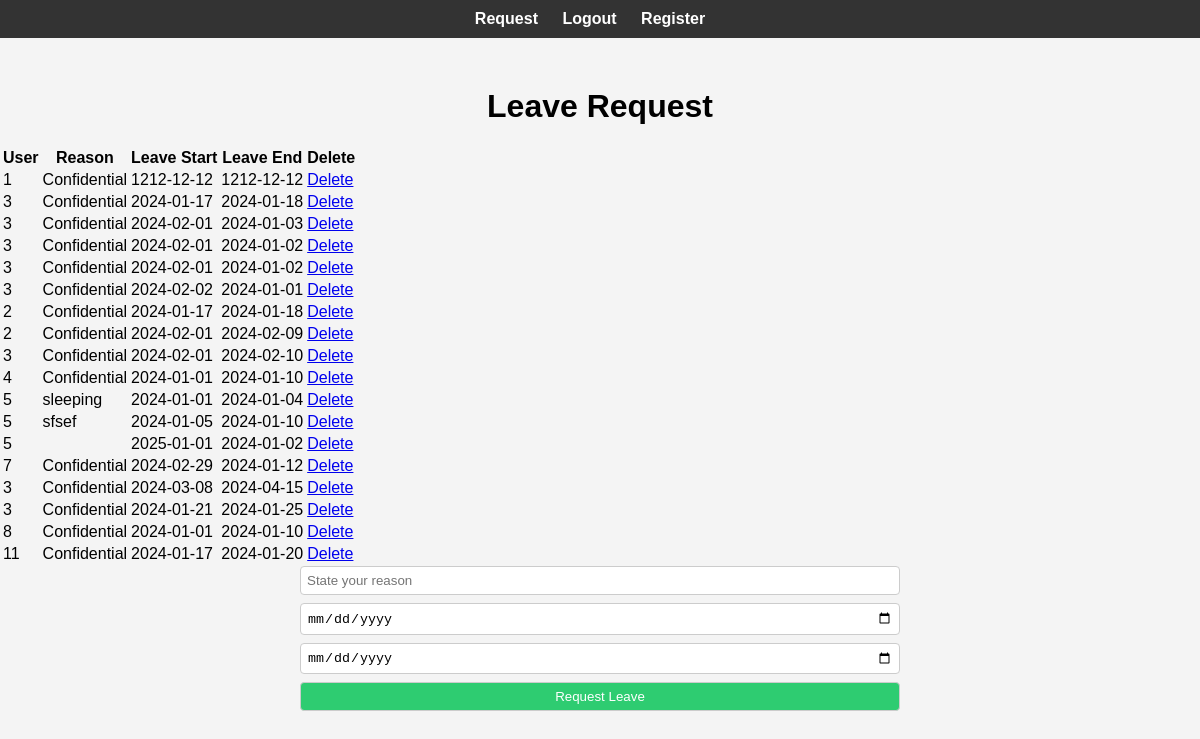
/ (signed in), run on the app's committed database.
### app.py (models this page shows, shortened)
class LeaveRequest(db.Model):
    __tablename__ = "leave_request"
    id = db.Column(db.Integer, primary_key=True)
    reason = db.Column(db.String(200), nullable=False)
    date_start = db.Column(db.DateTime, nullable=False)
    date_end = db.Column(db.DateTime, nullable=False)
    date_created = db.Column(db.DateTime, default=datetime.utcnow)
    user_id = db.Column(db.Integer, db.ForeignKey("user.user_id"), nullable=False)

### app.py (the view)
@app.route("/", methods=["POST", "GET"])
def index() -> Union[str, "Response"]:
    if "logged_in" not in session or not session["logged_in"]:
        return redirect("/login")
    user_id = session.get("user_id")
    if request.method == "POST":
        leave_reason = request.form["reason"]
        leave_date_start_str = request.form["date_start"]
        leave_date_end_str = request.form["date_end"]
        try:
            leave_date_start = datetime.strptime(leave_date_start_str, "%Y-%m-%d")
            leave_date_end = datetime.strptime(leave_date_end_str, "%Y-%m-%d")
        except ValueError:
            return "Please enter valid dates"
        two_months_in_advance = datetime.now() + relativedelta(months=2)
        if leave_date_start > two_months_in_advance:
            return "You cannot request leave more than 2 months in advance"
        user_leave_requests = LeaveRequest.query.filter(
            LeaveRequest.user_id == user_id,
            LeaveRequest.date_start >= datetime(datetime.now().year, 1, 1),
            LeaveRequest.date_end <= datetime(datetime.now().year, 12, 31),
        ).all()
        total_leave_days_taken = sum((leave.date_end - leave.date_start).days + 1 for leave in user_leave_requests)
        remaining_leave_days = 10 - total_leave_days_taken
        if (leave_date_end - leave_date_start).days > remaining_leave_days:
            return f"You have only {remaining_leave_days} days left for leave this year"
        overlapping_leave_request = LeaveRequest.query.filter(
            LeaveRequest.user_id == user_id,
            LeaveRequest.date_start <= leave_date_end.replace(hour=23, minute=59, second=59),
            LeaveRequest.date_end >= leave_date_start.replace(hour=0, minute=0, second=0),
        ).first()
        if overlapping_leave_request:
            return "You have already requested leave for overlapping dates"
        new_leave = LeaveRequest(
            reason=leave_reason, date_start=leave_date_start, date_end=leave_date_end, user_id=user_id
        )
        try:
            db.session.add(new_leave)
            db.session.commit()
            return redirect("/")
        except Exception as e:
            print(f"Error: {e}")
            return "There was an issue adding your task"
    else:
        leaves = LeaveRequest.query.order_by(LeaveRequest.date_created).all()
        return render_template("index.html", leaves=leaves)

### templates/index.html
{% extends "base.html" %}
{% block content %}
<div class="content">
    <h1>Leave Request</h1>
    <table>
        <tr>
            <th>User</th>
            <th>Reason</th>
            <th>Leave Start</th>
            <th>Leave End</th>
            <th>Delete</th>
        </tr>
        {% for leave in leaves %}
        <tr>
            <td>{{ leave.user_id }}</td>
            <td>
                {% if leave.user_id == session.get('user_id') %}
                {{ leave.reason }}
                {% else %}
                Confidential
                {% endif %}
            </td>
            <td>{{ leave.date_start.date() }}</td>
            <td>{{ leave.date_end.date() }}</td>
            <td>
                <a href="/delete/{{ leave.id }}">Delete</a>
            </td>
        </tr>
        {% endfor %}
    </table>
    <form action="" method="post">
        <input type="text" name="reason" id="reason" placeholder="State your reason">
        <input type="date" name="date_start" id="date_start">
        <input type="date" name="date_end" id="date_end">
        <input type="submit" value="Request Leave">
    </form>
</div>
{% endblock %}

### static/css/main.css (style rules this page uses)
.content { text-align: center; margin: 10px auto; }
input { width: 50%; padding: 6px; margin-bottom: 8px; border: 1px solid #ccc; border-radius: 4px; box-sizing: border-box; }
input[type="submit"] { background-color: #2ecc71; color: #fff; cursor: pointer; transition: background-color 0.3s; }

### templates/base.html (style rules this page uses)
body { font-family: 'Arial', sans-serif; margin: 0; padding: 0; background-color: #f4f4f4; }
.content { text-align: center; margin: 50px auto; }

### data on the page
LeaveRequest: user_id "1", shows "Confidential", date_start "1212-12-12", date_end "1212-12-12"
LeaveRequest: user_id "3", shows "Confidential", date_start "2024-01-17", date_end "2024-01-18"
LeaveRequest: user_id "3", shows "Confidential", date_start "2024-02-01", date_end "2024-01-03"
LeaveRequest: user_id "3", shows "Confidential", date_start "2024-02-01", date_end "2024-01-02"
LeaveRequest: user_id "3", shows "Confidential", date_start "2024-02-01", date_end "2024-01-02"
LeaveRequest: user_id "3", shows "Confidential", date_start "2024-02-02", date_end "2024-01-01"
LeaveRequest: user_id "2", shows "Confidential", date_start "2024-01-17", date_end "2024-01-18"
LeaveRequest: user_id "2", shows "Confidential", date_start "2024-02-01", date_end "2024-02-09"
LeaveRequest: user_id "3", shows "Confidential", date_start "2024-02-01", date_end "2024-02-10"
LeaveRequest: user_id "4", shows "Confidential", date_start "2024-01-01", date_end "2024-01-10"
LeaveRequest: user_id "5", reason "sleeping", date_start "2024-01-01", date_end "2024-01-04"
LeaveRequest: user_id "5", reason "sfsef", date_start "2024-01-05", date_end "2024-01-10"
LeaveRequest: user_id "5", date_start "2025-01-01", date_end "2024-01-02"
LeaveRequest: user_id "7", shows "Confidential", date_start "2024-02-29", date_end "2024-01-12"
LeaveRequest: user_id "3", shows "Confidential", date_start "2024-03-08", date_end "2024-04-15"
LeaveRequest: user_id "3", shows "Confidential", date_start "2024-01-21", date_end "2024-01-25"
LeaveRequest: user_id "8", shows "Confidential", date_start "2024-01-01", date_end "2024-01-10"
LeaveRequest: user_id "11", shows "Confidential", date_start "2024-01-17", date_end "2024-01-20"
